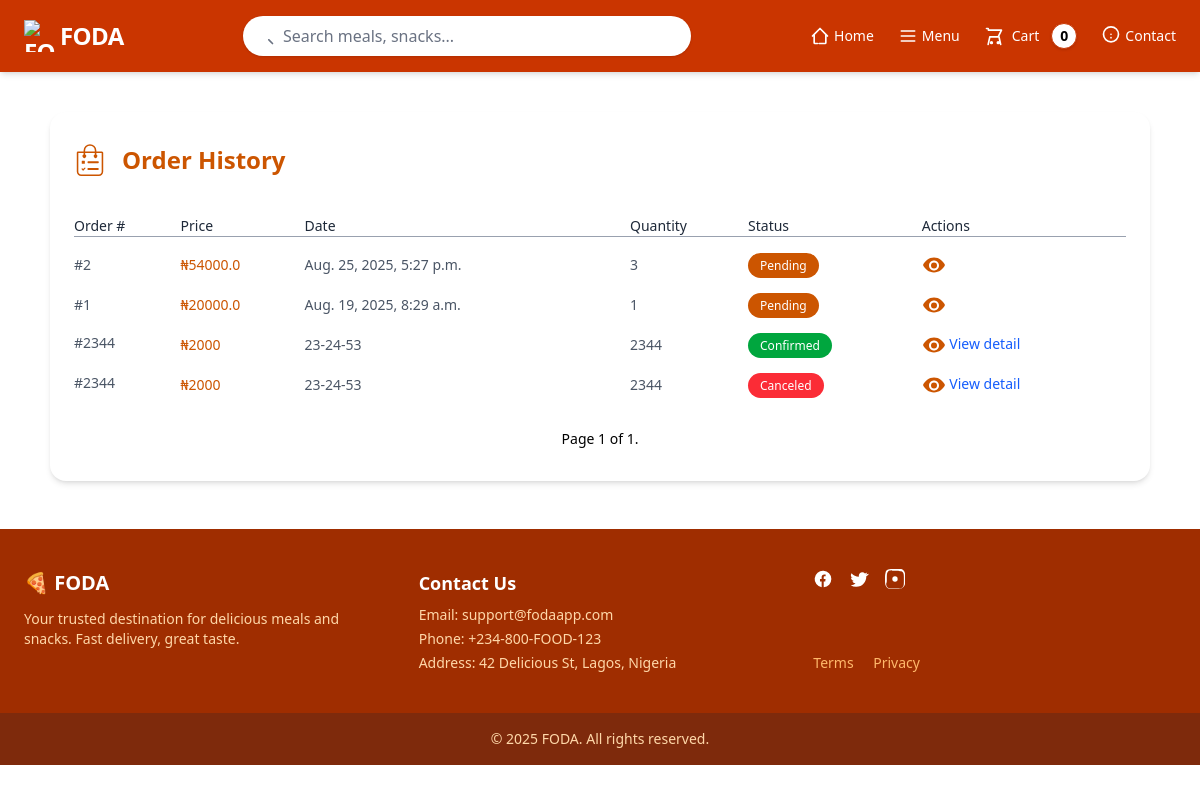
Page /dashboard/orders (signed in) on the committed database.
### shop/models.py (models this page shows, shortened)
class Order(models.Model):
    first_name = models.CharField(max_length=50, null=True)
    last_name = models.CharField(max_length=50, null=True)
    phone = PhoneNumberField(region="NG", null=True)
    street = models.CharField( max_length=50, null=True,)
    city = models.CharField( max_length=50, null=True)
    state = models.CharField(max_length=50, null=True)
    country = models.CharField( max_length=50, null=True)
    user = models.ForeignKey('user.User', related_name='order', on_delete=models.CASCADE, null=True)
    order_date = models.DateTimeField(auto_now_add=True)
    paid = models.BooleanField(default=False)
    status = models.CharField(max_length=2, choices=Status, default=Status.PENDING)
    class Meta:
        ordering = ["-order_date"]
    def get_total_price(self):
        return sum(item.get_item_total() for item in self.order_item.all())
    def get_total_quantity(self):
        return sum(item.quantity for item in self.order_item.all())

class OrderItem(models.Model):
    order = models.ForeignKey(Order, on_delete=models.CASCADE, related_name="order_item")
    food = models.ForeignKey(Food, related_name='orders', on_delete=models.CASCADE)
    vendor = models.ForeignKey("vendor.Vendor", related_name='orders', on_delete=models.SET_NULL, null=True, blank=True)
    quantity = models.PositiveIntegerField(default=1)
    price = models.DecimalField(max_digits=10, decimal_places=2)
    status = models.CharField(max_length=2, choices=Status, default=Status.PENDING)
    def get_item_total(self):
        return float(self.quantity) * float(self.price)

### user/views.py (the view)
# urls.py: path("orders", views.OrderView.as_view(), name="orders"),
class OrderView(LoginRequiredMixin, ListView):
    model = Order
    template_name = "user/orders_list.html"
    paginate_by = 5
    ordering = "-order_date"
    context_object_name = "orders"
    def get_queryset(self):
        return super().get_queryset().filter(user=self.request.user)

### cart/cart.py (called while the page is built)
    def __len__(self):
        return len(self.cart)

### cart/context_processors.py (called while the page is built)
def cart(request):
    return{
        'cart': Cart(request)
    }

### user/templates/user/orders_list.html (shortened to what this page needs)
{% extends "base.html" %}
{% block content %}
<section class="w-11/12 bg-white rounded-2xl shadow-md px-6 py-8 mb-12 mt-10 max-w-7xl mx-auto">
  <h1 class="mb-6 flex items-center gap-4 text-2xl font-semibold text-burntOrange-700">
    Order History
  </h1>
  {% if orders %}
  <div class="overflow-x-auto">
    <table class="order-table">
      <thead>
        <tr>
          <th>Order #</th>
          <th>Price</th>
          <th>Date</th>
          <th>Quantity</th>
          <th>Status</th>
          <th>Actions</th>
        </tr>
      </thead>
      <tbody class="divide-y divide-gray-100">
        {% for order in orders %}
        <tr class="hover:bg-gray-50 transition">
          <td class="font-medium t-row" data-label="Order #:">#{{order.id}}</td>
          <td class="text-burntOrange-700 t-row" data-label="Price:">₦{{order.get_total_price}}</td>
          <td class="t-row" data-label="Date:">{{order.order_date}}</td>
          <td class="t-row" data-label="Quantity:">{{order.get_total_quantity}}</td>
          <td class="t-row" data-label="Status:">
            <span class="px-3 py-1 rounded-full text-white text-xs {% if order.get_status_display == 'Pending' %}bg-burntOrange-700{% elif order.get_status_display == 'Confirmed' %}bg-green-600{% elif order.get_status_display == 'Canceled' %}bg-red-500{% else %}bg-gray-500{% endif %}">
              {{ order.get_status_display }}
            </span>
          <td><a href="#" class="text-blue-600 hover:underline">
              </a>
            </td>
        </tr>
        {% endfor %}
        <tr>
          <td class="flex items-center">
            <span>#2344</span>
          </td>
          <td class="text-burntOrange-700">₦2000</td>
          <td>23-24-53</td>
          <td>2344</td>
          <td><span class="px-3 py-1 rounded-full text-white text-xs bg-green-600">Confirmed</span></td>
          <td><a href="#" class="text-blue-600 hover:underline">
                View detail</a></td>
        </tr>
        <tr>
          <td class="flex items-center">
            <span>#2344</span>
          </td>
          <td class="text-burntOrange-700">₦2000</td>
          <td>23-24-53</td>
          <td>2344</td>
          <td><span class="px-3 py-1 rounded-full text-white text-xs bg-red-500">Canceled</span></td>
          <td><a href="#" class="text-blue-600 hover:underline">
                View detail</a></td>
        </tr>
      </tbody>
    </table>
    <div class="pagination flex gap-2 justify-center mt-4 text-sm items-center">
      <span class="step-links flex gap-2 items-center">
          <span class="current">
              Page {{ page_obj.number }} of {{ page_obj.paginator.num_pages }}.
          </span>
      </span>
    </div>
  </div>
  {% endif %}
</section>
{% endblock content %}

### rows in the picture
Order: id "2", get_total_price "54000.0", order_date "Aug. 25, 2025, 5:27 p.m.", get_total_quantity "3", status "Pending"
Order: id "1", get_total_price "20000.0", order_date "Aug. 19, 2025, 8:29 a.m.", get_total_quantity "1", status "Pending"

### other values in the picture
{{ cart|length }} "0"
{{ page_obj.number }} "1"
{{ page_obj.paginator.num_pages }} "1"
